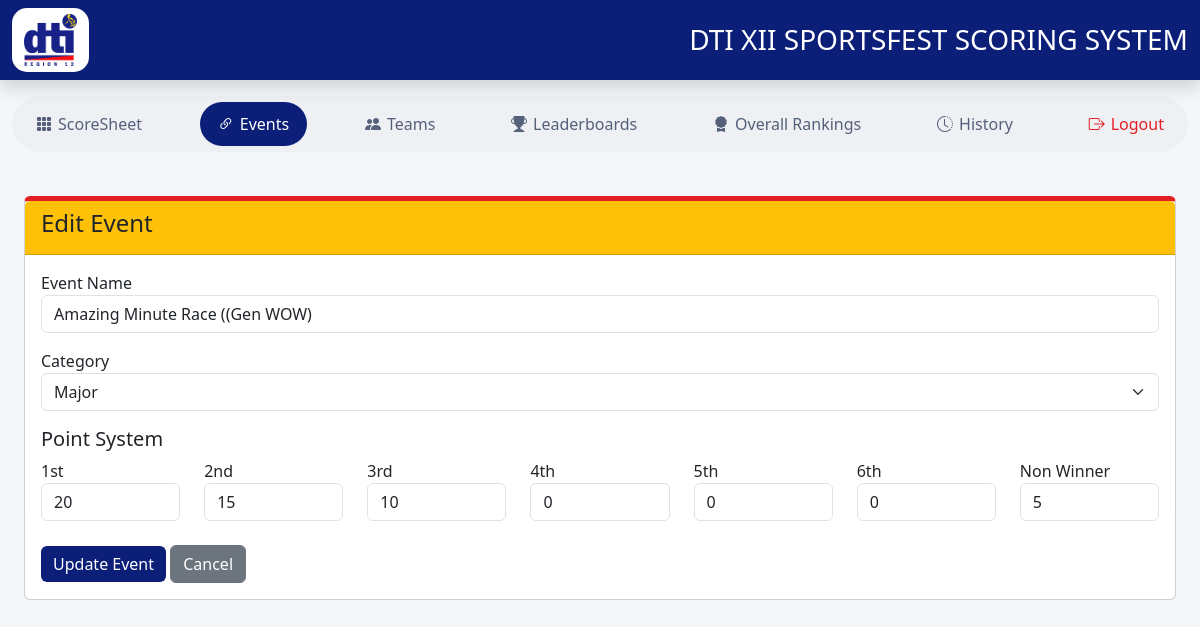
/edit_event.php?id=7 (signed in), run on an earlier commit of the app's database.
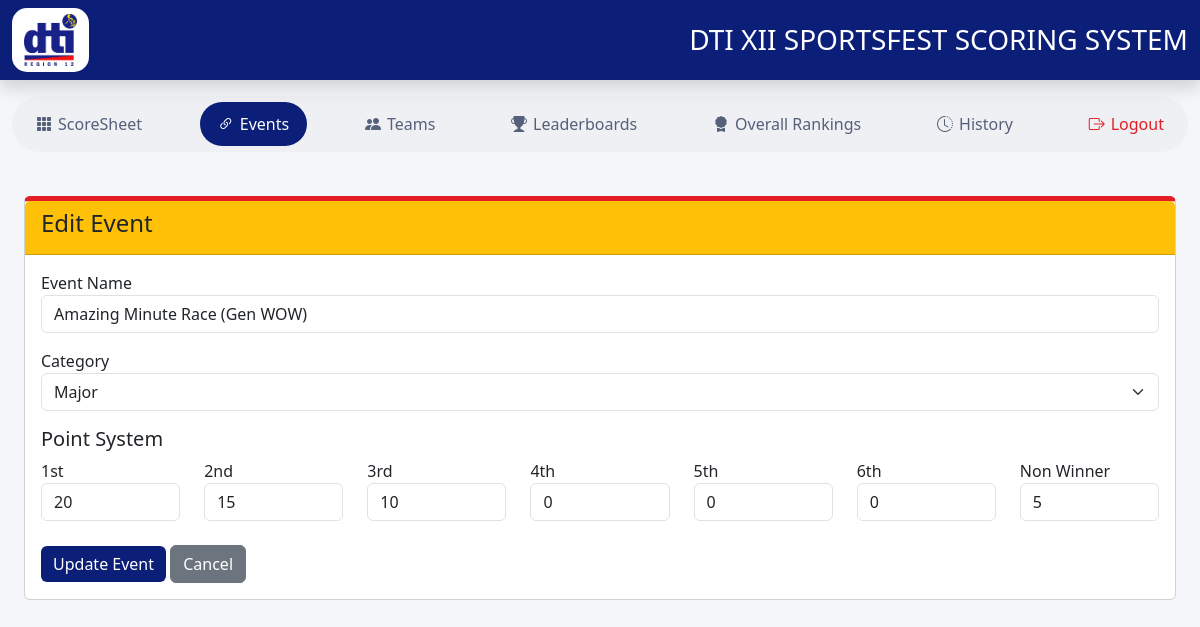
And on a later commit of the database.
### tables this page shows
CREATE TABLE `events` (
  `id` int(11) NOT NULL,
  `event_name` varchar(150) NOT NULL,
  `category` varchar(30) DEFAULT NULL,
  `max_points` int(11) DEFAULT 0,
  `created_at` timestamp NOT NULL DEFAULT current_timestamp(),
  `first_place` int(11) DEFAULT 0,
  `second_place` int(11) DEFAULT 0,
  `third_place` int(11) DEFAULT 0,
  `fourth_place` int(11) DEFAULT 0,
  `fifth_place` int(11) DEFAULT 0,
  `sixth_place` int(11) DEFAULT 0,
  `non_winner` int(11) DEFAULT 0
);

### edit_event.php (the view, shortened to what this page needs)
<?php
include 'config/database.php';
include 'includes/header.php';
$id = intval($_GET['id']);
$stmt = $conn->prepare("SELECT * FROM events WHERE id=?");
$stmt->bind_param("i", $id);
$stmt->execute();
$event = $stmt->get_result()->fetch_assoc();
?>
<?php include 'includes/topnav.php'; ?>
<div class="container-fluid p-4">
<div class="card">
<div class="card-header bg-warning text-dark">
<h4>Edit Event</h4>
</div>
<div class="card-body">
<form action="actions/update_event.php" method="POST">
<div class="mb-3">
<label>Event Name</label>
<input
type="text"
name="event_name"
class="form-control"
value="<?= htmlspecialchars($event['event_name']) ?>"
required>
</div>
<div class="mb-3">
<label>Category</label>
<select name="category" class="form-select">
<option value="Major" <?= $event['category']=="Major"?"selected":"" ?>>Major</option>
</select>
</div>
<h5>Point System</h5>
<div class="row">
<div class="col">
<label>1st</label>
<input type="number" min="0" name="first_place" class="form-control" value="<?= $event['first_place'] ?>">
</div>
<div class="col">
<label>2nd</label>
<input type="number" min="0" name="second_place" class="form-control" value="<?= $event['second_place'] ?>">
</div>
<div class="col">
<label>3rd</label>
<input type="number" min="0" name="third_place" class="form-control" value="<?= $event['third_place'] ?>">
</div>
<div class="col">
<label>4th</label>
<input type="number" min="0" name="fourth_place" class="form-control" value="<?= $event['fourth_place'] ?>">
</div>
<div class="col">
<label>5th</label>
<input type="number" min="0" name="fifth_place" class="form-control" value="<?= $event['fifth_place'] ?>">
</div>
<div class="col">
<label>6th</label>
<input type="number" min="0" name="sixth_place" class="form-control" value="<?= $event['sixth_place'] ?>">
</div>
<div class="col">
<label>Non Winner</label>
<input type="number" min="0" name="non_winner" class="form-control" value="<?= $event['non_winner'] ?>">
</div>
</div>
<br>
<button class="btn btn-primary">Update Event</button>
<a href="events.php" class="btn btn-secondary">Cancel</a>
</form>
</div>
</div>
</div>
<?php include 'includes/footer.php'; ?>

What changed in the data, as far as the page shows it:
changed events "Major": event_name "Amazing Minute Race ((Gen WOW)" → "Amazing Minute Race (Gen WOW)"
